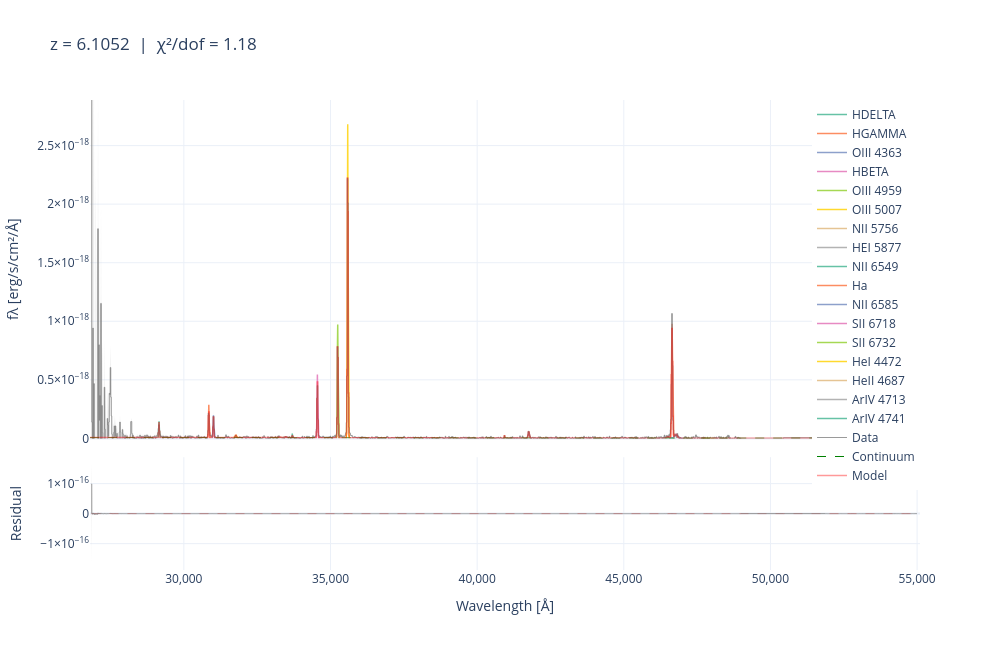

Notebook cell for this chart:
### Code cell
fig_interactive = jwspecfit.plot_fit_interactive(result_g395m,flux_unit="flam")
fig_interactive.show()
